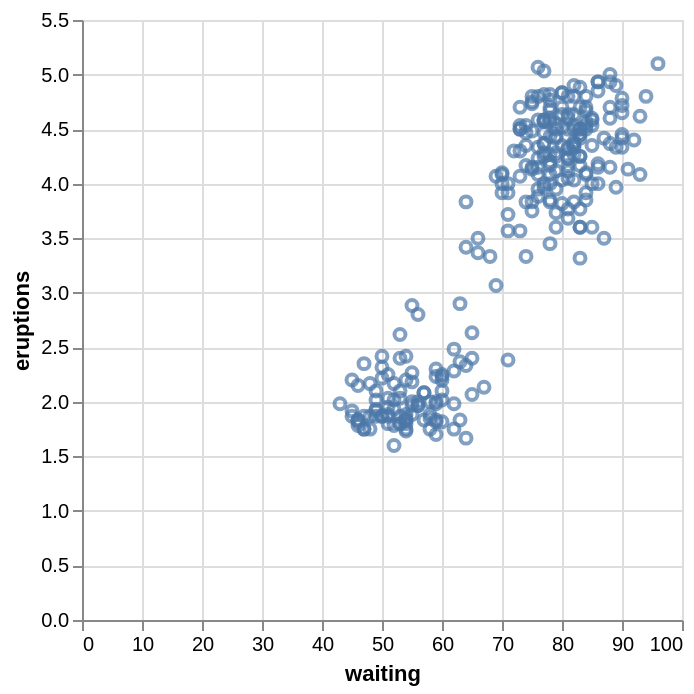

The notebook cell saved with this chart:
### Code cell
faithful_scatter = alt.Chart(faithful).mark_point().encode(
    x="waiting",
    y="eruptions"
)

faithful_scatter

### Figure 1 — Vega-Lite specification as saved in the notebook (floating-point values rounded to 4 significant figures; data arrays with more than 128 entries replaced by an {"elided": "..."} marker saying what was removed)
{"config": {"view": {"continuousWidth": 300, "continuousHeight": 300}}, "data": {"name": "data-fb05b610dfdb44947b237777bde892ba"}, "mark": {"type": "point"}, "encoding": {"x": {"field": "waiting", "type": "quantitative"}, "y": {"field": "eruptions", "type": "quantitative"}}, "$schema": "https://vega.github.io/schema/vega-lite/v6.1.0.json", "datasets": {"data-fb05b610dfdb44947b237777bde892ba": {"elided": "272 records"}}}
